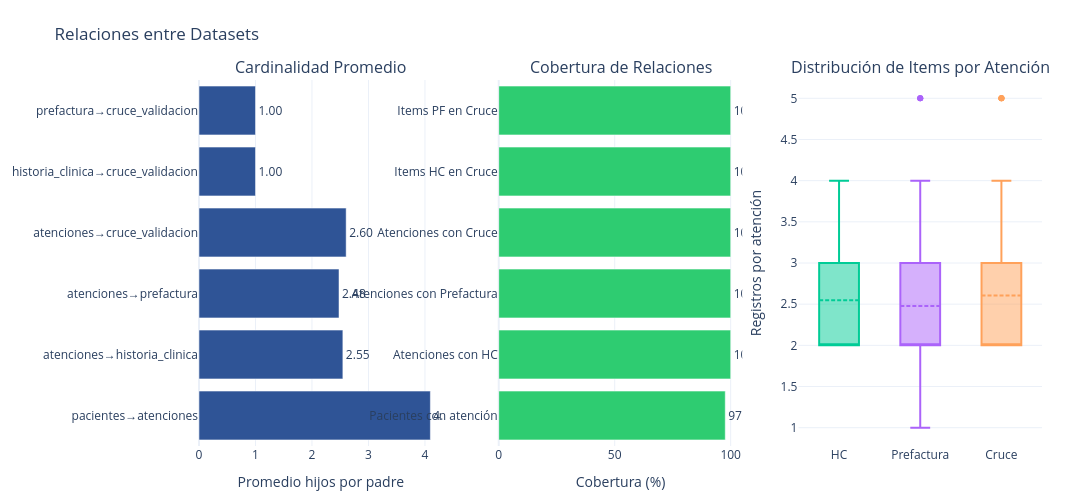

Notebook cell for this chart:
### Code cell
import plotly.graph_objects as go
from plotly.subplots import make_subplots

# Crear figura
fig = make_subplots(
    rows=1,
    cols=3,
    subplot_titles=(
        "Cardinalidad Promedio",
        "Cobertura de Relaciones",
        "Distribución de Items por Atención"
    ),
    specs=[[{"type": "bar"}, {"type": "bar"}, {"type": "box"}]]
)

# ============================================================
# 1. Cardinalidad por relación
# ============================================================
rel_names = [f'{r["parent"]}→{r["child"]}' for r in relationships]

avg_children = []

for rel in relationships:
    child_df = datasets_dict[rel['child']]
    fk_col = rel['fk']
    avg = child_df[fk_col].dropna().value_counts().mean()
    avg_children.append(avg)

fig.add_trace(
    go.Bar(
        x=avg_children,
        y=rel_names,
        orientation='h',
        marker_color='#2F5496',
        text=[f'{v:.2f}' for v in avg_children],
        textposition='outside',
        showlegend=False
    ),
    row=1,
    col=1
)

fig.update_xaxes(title='Promedio hijos por padre', row=1, col=1)

# ============================================================
# 2. Cobertura de JOINs
# ============================================================
cov_names = coverage_df['Relación']
cov_values = coverage_df['Cobertura (%)']

colors = [
    '#2ecc71' if v >= 95 else
    '#f39c12' if v >= 80 else
    '#e74c3c'
    for v in cov_values
]

fig.add_trace(
    go.Bar(
        x=cov_values,
        y=cov_names,
        orientation='h',
        marker_color=colors,
        text=[f'{v:.1f}%' for v in cov_values],
        textposition='outside',
        showlegend=False
    ),
    row=1,
    col=2
)

fig.update_xaxes(
    title='Cobertura (%)',
    range=[0, 105],
    row=1,
    col=2
)

# ============================================================
# 3. Distribución de registros por atención
# ============================================================
data_per_at = {
    'HC': historia_clinica.groupby('id_atencion').size().values,
    'Prefactura': prefactura.groupby('id_atencion').size().values,
    'Cruce': cruce_validacion.groupby('id_atencion').size().values
}

for name, values in data_per_at.items():
    fig.add_trace(
        go.Box(
            y=values,
            name=name,
            boxmean=True,
            showlegend=False
        ),
        row=1,
        col=3
    )

fig.update_yaxes(
    title='Registros por atención',
    row=1,
    col=3
)

# ============================================================
# Diseño
# ============================================================
fig.update_layout(
    title='Relaciones entre Datasets',
    template='plotly_white',
    height=500,
    width=1500,
    margin=dict(t=80, l=50, r=50, b=50)
)

# Mostrar
fig.show()

# Guardar
fig.write_html("../docs/reports/dataset_relationships_charts.html")

# Si tienes kaleido:
# fig.write_image("../docs/reports/dataset_relationships_charts.png", scale=2)

print("Gráficos guardados en docs/reports/dataset_relationships_charts.html")

### Figure 1 — Plotly figure (JSON) as saved in the notebook; plotly's stock layout.template omitted (floating-point values rounded to 4 significant figures; data arrays with more than 128 entries replaced by an {"elided": "..."} marker saying what was removed)
{"data": [{"marker": {"color": "#2F5496"}, "orientation": "h", "showlegend": false, "text": ["4.10", "2.55", "2.48", "2.60", "1.00", "1.00"], "textposition": "outside", "type": "bar", "x": [4.096, 2.547, 2.478, 2.605, 1, 1], "xaxis": "x", "y": ["pacientes→atenciones", "atenciones→historia_clinica", "atenciones→prefactura", "atenciones→cruce_validacion", "historia_clinica→cruce_validacion", "prefactura→cruce_validacion"], "yaxis": "y"}, {"marker": {"color": ["#2ecc71", "#2ecc71", "#2ecc71", "#2ecc71", "#2ecc71", "#2ecc71"]}, "orientation": "h", "showlegend": false, "text": ["97.7%", "100.0%", "100.0%", "100.0%", "100.0%", "100.0%"], "textposition": "outside", "type": "bar", "x": [97.67, 100.0, 100.0, 100.0, 100.0, 100.0], "xaxis": "x2", "y": ["Pacientes con atención", "Atenciones con HC", "Atenciones con Prefactura", "Atenciones con Cruce", "Items HC en Cruce", "Items PF en Cruce"], "yaxis": "y2"}, {"boxmean": true, "name": "HC", "showlegend": false, "type": "box", "xaxis": "x3", "y": {"elided": "1200 int values"}, "yaxis": "y3"}, {"boxmean": true, "name": "Prefactura", "showlegend": false, "type": "box", "xaxis": "x3", "y": {"elided": "1200 int values"}, "yaxis": "y3"}, {"boxmean": true, "name": "Cruce", "showlegend": false, "type": "box", "xaxis": "x3", "y": {"elided": "1200 int values"}, "yaxis": "y3"}], "layout": {"annotations": [{"font": {"size": 16}, "showarrow": false, "text": "Cardinalidad Promedio", "x": 0.1444, "xanchor": "center", "xref": "paper", "y": 1, "yanchor": "bottom", "yref": "paper"}, {"font": {"size": 16}, "showarrow": false, "text": "Cobertura de Relaciones", "x": 0.5, "xanchor": "center", "xref": "paper", "y": 1, "yanchor": "bottom", "yref": "paper"}, {"font": {"size": 16}, "showarrow": false, "text": "Distribución de Items por Atención", "x": 0.8556, "xanchor": "center", "xref": "paper", "y": 1, "yanchor": "bottom", "yref": "paper"}], "height": 500, "margin": {"b": 50, "l": 50, "r": 50, "t": 80}, "title": {"text": "Relaciones entre Datasets"}, "width": 1500, "xaxis": {"anchor": "y", "domain": [0, 0.2889], "title": {"text": "Promedio hijos por padre"}}, "xaxis2": {"anchor": "y2", "domain": [0.3556, 0.6444], "range": [0, 105], "title": {"text": "Cobertura (%)"}}, "xaxis3": {"anchor": "y3", "domain": [0.7111, 1]}, "yaxis": {"anchor": "x", "domain": [0, 1]}, "yaxis2": {"anchor": "x2", "domain": [0, 1]}, "yaxis3": {"anchor": "x3", "domain": [0, 1], "title": {"text": "Registros por atención"}}}}
